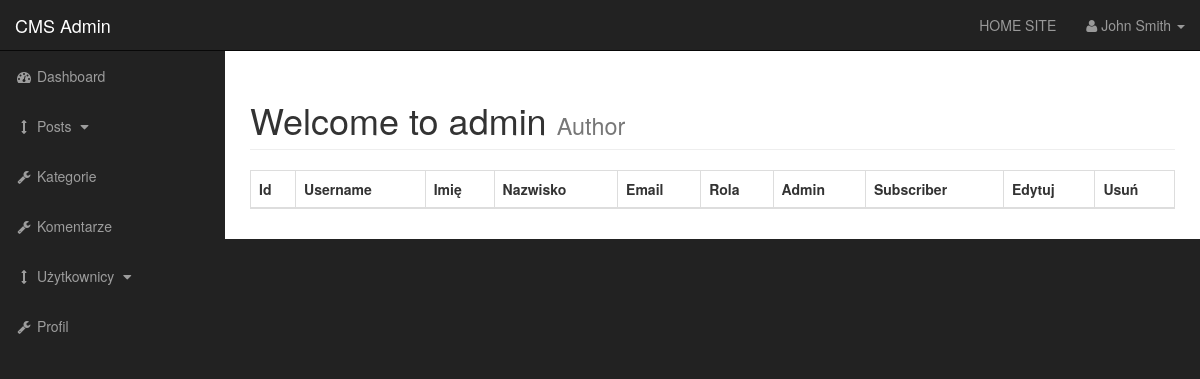
The page /admin/users.php on the database as committed earlier.
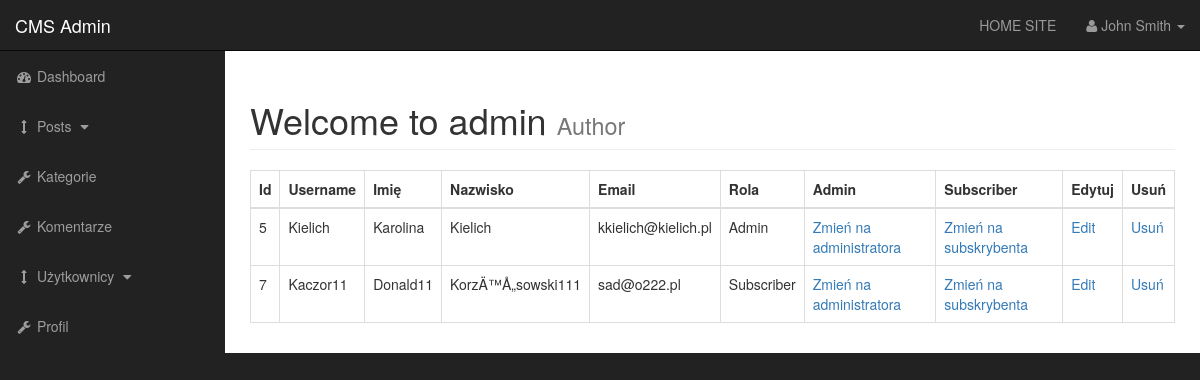
The same page on the database as committed later.
### tables this page shows
CREATE TABLE `users` (
  `user_id` int(3) NOT NULL,
  `user_username` varchar(255) NOT NULL,
  `user_password` varchar(255) NOT NULL,
  `user_firstname` varchar(255) NOT NULL,
  `user_lastname` varchar(255) NOT NULL,
  `user_email` varchar(255) NOT NULL,
  `user_image` text NOT NULL,
  `user_role` varchar(255) NOT NULL,
  `user_randSalt` varchar(255) NOT NULL
);

### admin/includes/admin_view_all_users.php (the view, shortened to what this page needs)
<table class="table table-bordered table-hover">
    <thead>
        <tr>
            <th>Id</th>
            <th>Username</th>
            <th>Imię</th>
            <th>Nazwisko</th>
            <th>Email</th>
            <th>Rola</th>
            <th>Admin</th>
            <th>Subscriber</th>
            <th>Edytuj</th>
            <th>Usuń</th>
        </tr>
    </thead>
<tbody>
      <?php
        global $connection;
        $query = "SELECT * FROM users";
        $select_users = mysqli_query($connection,$query);
        while($row = mysqli_fetch_assoc($select_users)) {
        $user_id = $row['user_id'];
        $user_username = $row['user_username'];
        $user_firstname = $row['user_firstname'];
        $user_lastname = $row['user_lastname'];
        $user_email = $row['user_email'];
        $user_role = $row['user_role'];
        echo "<tr>";
        echo "<td> $user_id </td>";
        echo "<td> $user_username </td>";
        echo "<td> $user_firstname </td>";
        echo "<td> $user_lastname </td>";
        echo "<td> $user_email </td>";
        echo "<td> $user_role </td>";
        echo "<td><a href='users.php?change_to_admin={$user_id}'>Zmień na administratora</a></td>";
        echo "<td><a href='users.php?change_to_subscriber={$user_id}'>Zmień na subskrybenta</a></td>";
        echo "<td><a href='users.php?source=edit_user&edit_user={$user_id}'>Edit</a></td>";
        echo "<td><a href='users.php?delete={$user_id}'>Usuń</a></td>";
        echo "</tr>" ;
     } ?>
</tbody>
</table>

Rows that differ between the two databases and show on the page:
added users: user_id "5", user_username "Kielich", user_firstname "Karolina", user_lastname "Kielich", user_email "kkielich@kielich.pl", user_role "Admin"
added users: user_id "7", user_username "Kaczor11", user_firstname "Donald11", user_lastname "KorzÄ™Å„sowski111", user_email "sad@o222.pl", user_role "Subscriber"
